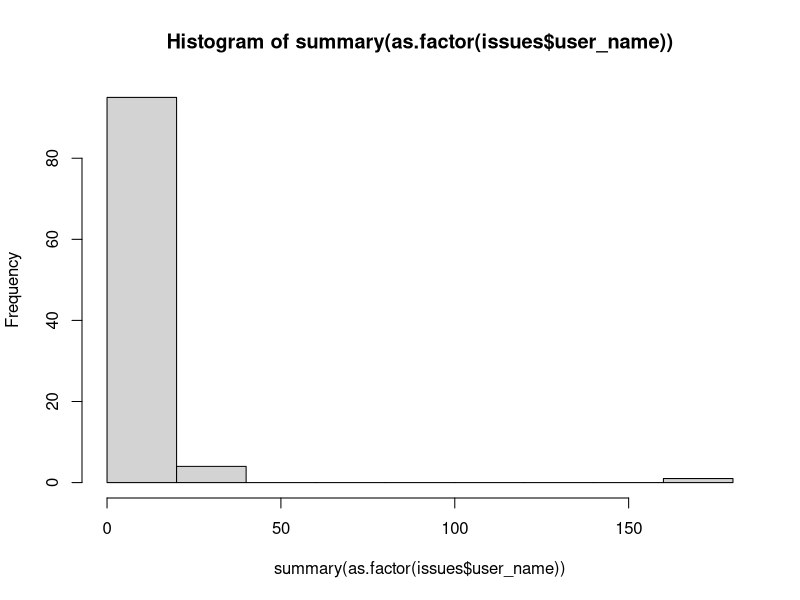

R code for this plot:
# Is there anyone who reports more issues than others?
issues <- read.csv("issues.csv")

library(dplyr) #install.packages("dplyr")

issues_grp_user = issues %>% group_by(user_name)  %>%
                    summarise(total_iussues = n())

print(nrow(issues_grp_user$total_iussues)) # count of users
print(min(issues_grp_user$total_iussues)) # count of minimum contributions
print(max(issues_grp_user$total_iussues)) # count of maximum contributions

users_stat <- issues_grp_user %>% group_by(total_iussues)  %>% summarise(count = n())
print(summary( users_stat))

max_user <- issues_grp_user %>% filter(total_iussues == max(issues_grp_user$total_iussues))
print(max_user[1]$user_name)

max_user_issues <- issues %>% filter(user_name == max_user[1]$user_name)

max_user_state <- max_user_issues %>% group_by(state)  %>% summarise(count = n())
print(max_user_state)

max_user_closed_issues <- max_user_issues %>% filter(state == "closed")


max_user_closed_issues$created_at <- as.Date(max_user_closed_issues$created_at,format = "%Y-%m-%d")  
max_user_closed_issues$closed_at <- as.Date(max_user_closed_issues$closed_at,format = "%Y-%m-%d")  


max_user_closed_issues$days_age <- as.numeric(difftime(max_user_closed_issues$closed_at,max_user_closed_issues$created_at,units="days"))
print(summary(max_user_closed_issues))

max_user_closed_issues_ages <- max_user_closed_issues %>% group_by(days_age)  %>% summarise(count = n())
print(max_user_closed_issues_ages)

max_user_closed_issues_comments <- max_user_closed_issues %>% group_by(comments_count)  %>% summarise(count = n())
print(max_user_closed_issues_comments)

max_user_closed_issues_labels <- max_user_closed_issues %>% group_by(labels_count)  %>% summarise(count = n())

print((max_user_closed_issues_labels))
print(summary(max_user_closed_issues_labels))


ct<- cor.test(as.numeric(max_user_closed_issues$days_age),max_user_closed_issues$labels_count)
print(ct)

hist(summary(as.factor(issues$user_name)))
